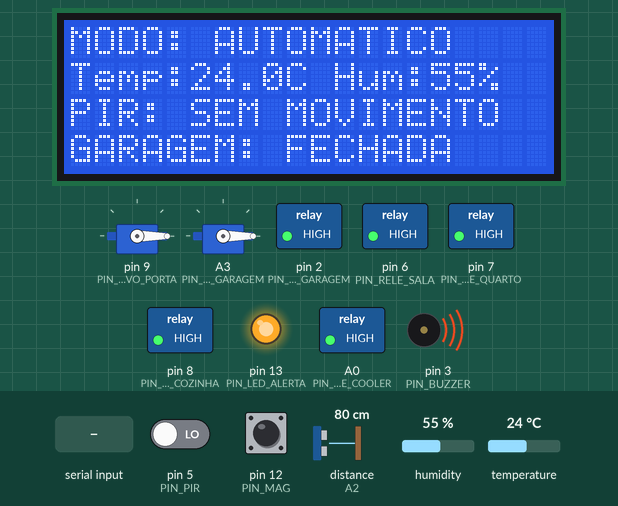
This sketch was run on a simulated Arduino Uno, built with avr-gcc and run on an emulated ATmega328P. On the bench: 2 × servo, 20×4 character LCD, switched loads named in the sketch (green lamp = pin HIGH), output pins drawn as LEDs (lit = HIGH), buzzer (waves = sounding, pin HIGH). Wiring (inferred from the names in the program): ultrasonic range finder: trigger A1; echo A2. The inputs (shaded band) are chosen by the test bench; at power-on: pin 5 (PIN_PIR) LOW, pin 12 (PIN_MAG) HIGH, distance to the obstacle (sensor on A2) 80 cm, humidity 55 %, temperature 24 °C. The echo pulse lasts 58.3 µs per cm; pins used as bus, display or sensor lines are not drawn; what the sketch prints to the serial monitor is not drawn.

Above: at 3.3 s.
3.4 s: pin 5 (PIN_PIR) driven HIGH
At 4.2 s:
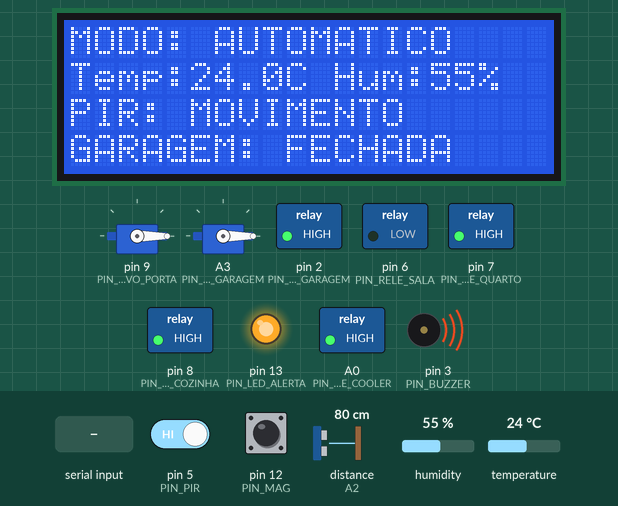
5.2 s: "MANUAL\n" received over the second serial link
At 6.8 s:
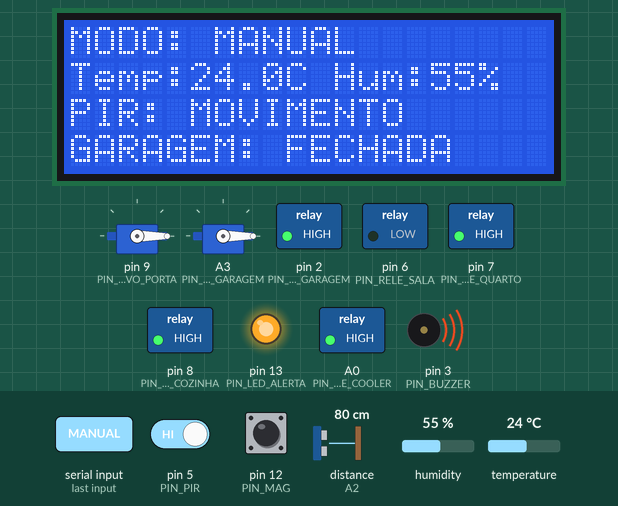
7.1 s: pin 5 (PIN_PIR) driven LOW
At 8.1 s:
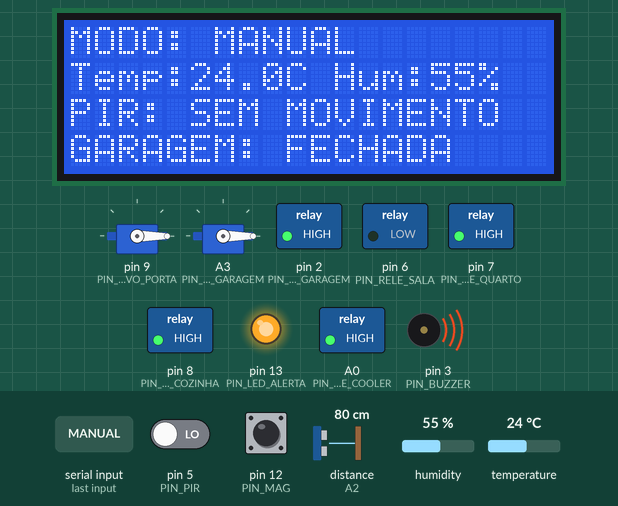
8.7 s: "ALARME_OFF\n" received over the second serial link
At 9.5 s:
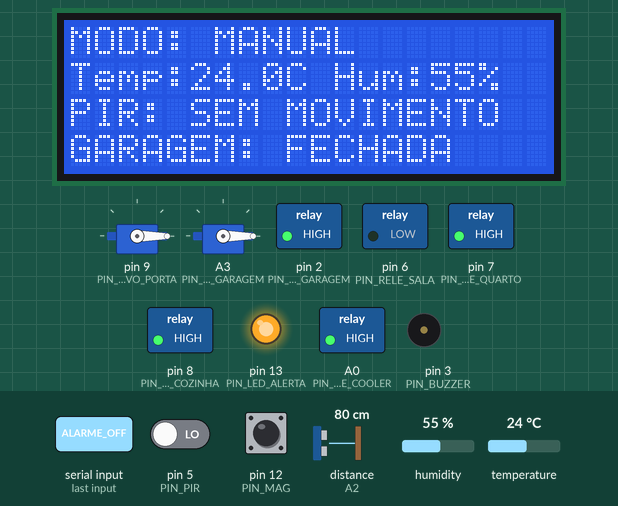
10.2 s: pin 12 (PIN_MAG) pulled LOW for 0.15 s
At 11.2 s:
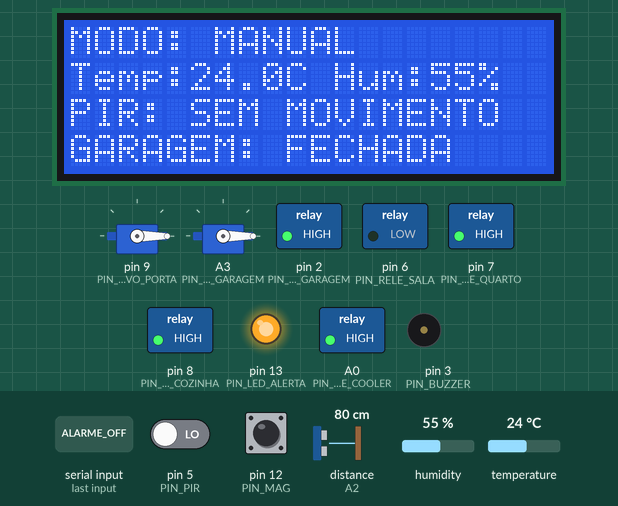
11.8 s: "AUTO\n" received over the second serial link
At 13.2 s:
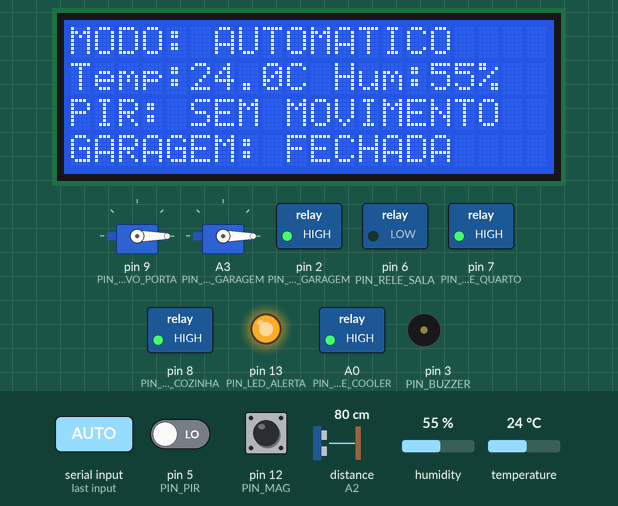
Timing chart, 0 to 16.7 s (numbered marks = the images above; inputs shaded):
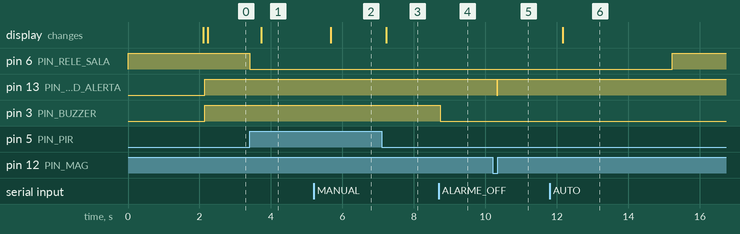

The sketch:

casa_inteligente_corrigido.ino
```cpp
#include <SoftwareSerial.h>
#include <Wire.h>
#include <LiquidCrystal_I2C.h>
#include <DHT.h>
#include <Servo.h>

// ======================================================
// COMUNICAÇÃO COM ESP8266
// ======================================================
// Arduino D11 = RX  <- ESP GPIO1 (TX) (via conversor de nível)
// Arduino D10 = TX  -> ESP GPIO3 (RX) (via conversor de nível)
// GND do Arduino e do ESP em comum
// ======================================================
SoftwareSerial espSerial(11, 10);

// ======================================================
// LCD I2C
// ======================================================
LiquidCrystal_I2C lcd(0x27, 20, 4);

// ======================================================
// DHT11
// ======================================================
#define PIN_DHT 4
#define DHTTYPE DHT11
DHT dht(PIN_DHT, DHTTYPE);

// ======================================================
// SENSORES
// ======================================================
#define PIN_PIR 5
#define PIN_MAG 12          // Sensor magnético da porta (HIGH = aberta)

// ======================================================
// RELÉS (ativos em LOW) E SAÍDAS
// ======================================================
#define PIN_RELE_GARAGEM 2
#define PIN_BUZZER 3
#define PIN_LED_ALERTA 13
#define PIN_RELE_SALA 6
#define PIN_RELE_QUARTO 7
#define PIN_RELE_COZINHA 8
#define PIN_RELE_COOLER A0

// ======================================================
// SERVOS
// ======================================================
#define PIN_SERVO_PORTA 9
#define PIN_SERVO_GARAGEM A3
Servo servoPorta;
Servo servoGaragem;

// ======================================================
// HC-SR04
// ======================================================
#define PIN_TRIG A1
#define PIN_ECHO A2

// ======================================================
// CONSTANTES
// ======================================================
const float DISTANCIA_ALERTA = 50.0;          // cm
const float TEMP_LIGA_COOLER = 28.0;          // liga em >= 28
const float TEMP_DESLIGA_COOLER = 27.0;       // desliga em <= 27 (histerese)
const unsigned long TEMPO_LUZ_SALA = 10000;   // luz fica 10 s após o último movimento
const unsigned long TEMPO_PRESENCA_SIRENE = 5000;  // objeto próximo por 5 s liga o buzzer
const unsigned long TEMPO_AUTORIZ_GARAGEM = 15000; // se a garagem não abrir, cancela
const unsigned long TEMPO_AUTORIZ_PORTA = 30000;
const unsigned long TEMPO_FECHAR_PORTA = 10000;

const unsigned long INTERVALO_DHT = 2000;
const unsigned long INTERVALO_DIST = 100;
const unsigned long INTERVALO_LCD = 500;
const unsigned long INTERVALO_ENVIO = 2000;

// ======================================================
// VARIÁVEIS
// ======================================================
float temperatura = NAN;
float humidade = NAN;
float distanciaGaragem = 999;

bool modoManual = false;
bool alarmeAtivo = true;          // ALARME_OFF silencia o buzzer (o LED continua)
bool coolerLigado = false;

// Garagem
bool garagemAberta = false;               // informado pelo ESP
bool aberturaGaragemAutorizada = false;
unsigned long tempoAutorizacao = 0;

// Porta principal
bool portaAutorizada = false;
bool portaFechando = false;
unsigned long tempoAutorizPorta = 0;
unsigned long tempoFechoPorta = 0;

// Luz da sala (PIR)
unsigned long ultimoMovimento = 0;
bool salaLigadaPorPIR = false;

// Presença perto da garagem
bool objetoPresente = false;
unsigned long inicioPresenca = 0;

// Temporizadores
unsigned long tDHT = 0, tDist = 0, tLCD = 0, tEnvio = 0;

// Buffer de comandos recebidos do ESP
char bufferCmd[40];
uint8_t idxCmd = 0;

// ======================================================
// SETUP
// ======================================================
void setup() {
  Serial.begin(9600);
  espSerial.begin(9600);

  pinMode(PIN_PIR, INPUT);
  pinMode(PIN_MAG, INPUT_PULLUP);
  pinMode(PIN_TRIG, OUTPUT);
  pinMode(PIN_ECHO, INPUT);

  // Relés: escreve HIGH ANTES do pinMode para não estalar no boot
  digitalWrite(PIN_RELE_GARAGEM, HIGH);
  digitalWrite(PIN_RELE_SALA, HIGH);
  digitalWrite(PIN_RELE_QUARTO, HIGH);
  digitalWrite(PIN_RELE_COZINHA, HIGH);
  digitalWrite(PIN_RELE_COOLER, HIGH);
  pinMode(PIN_RELE_GARAGEM, OUTPUT);
  pinMode(PIN_RELE_SALA, OUTPUT);
  pinMode(PIN_RELE_QUARTO, OUTPUT);
  pinMode(PIN_RELE_COZINHA, OUTPUT);
  pinMode(PIN_RELE_COOLER, OUTPUT);

  digitalWrite(PIN_BUZZER, LOW);
  digitalWrite(PIN_LED_ALERTA, LOW);
  pinMode(PIN_BUZZER, OUTPUT);
  pinMode(PIN_LED_ALERTA, OUTPUT);

  servoPorta.attach(PIN_SERVO_PORTA);
  servoPorta.write(0);
  servoGaragem.attach(PIN_SERVO_GARAGEM);
  servoGaragem.write(0);

  dht.begin();

  Wire.begin();
  lcd.init();
  lcd.backlight();
  lcdLinha(0, " CASA INTELIGENTE");
  lcdLinha(1, " Arduino + ESP");
  delay(2000);
  lcd.clear();

  espSerial.println("ARDUINO_PRONTO");
}

// ======================================================
// LOOP PRINCIPAL
// ======================================================
void loop() {
  receberESP();
  lerSensores();
  sistemaAutomatico();
  sistemaGaragem();
  sistemaSeguranca();
  atualizarLCD();
  enviarDados();
}

// ======================================================
// RECEBER COMANDOS DO ESP (sem bloquear o loop)
// ======================================================
void receberESP() {
  while (espSerial.available()) {
    char c = (char)espSerial.read();
    if (c == '\r') continue;

    if (c == '\n') {
      bufferCmd[idxCmd] = '\0';
      if (idxCmd > 0) processarComando(bufferCmd);
      idxCmd = 0;
    } else if (idxCmd < sizeof(bufferCmd) - 1) {
      bufferCmd[idxCmd++] = c;
    } else {
      idxCmd = 0;  // linha longa demais: descarta
    }
  }
}

void processarComando(const char* cmd) {
  Serial.print(F("ESP -> "));
  Serial.println(cmd);

  // Modo
  if (!strcmp(cmd, "AUTO")) modoManual = false;
  if (!strcmp(cmd, "MANUAL")) modoManual = true;

  // Alarme sonoro
  if (!strcmp(cmd, "ALARME_ON")) alarmeAtivo = true;
  if (!strcmp(cmd, "ALARME_OFF")) alarmeAtivo = false;

  // Luzes e cooler (só no modo manual)
  if (modoManual) {
    if (!strcmp(cmd, "LIGA_SALA")) digitalWrite(PIN_RELE_SALA, LOW);
    if (!strcmp(cmd, "DESLIGA_SALA")) digitalWrite(PIN_RELE_SALA, HIGH);
    if (!strcmp(cmd, "LIGA_QUARTO")) digitalWrite(PIN_RELE_QUARTO, LOW);
    if (!strcmp(cmd, "DESLIGA_QUARTO")) digitalWrite(PIN_RELE_QUARTO, HIGH);
    if (!strcmp(cmd, "LIGA_COZINHA")) digitalWrite(PIN_RELE_COZINHA, LOW);
    if (!strcmp(cmd, "DESLIGA_COZINHA")) digitalWrite(PIN_RELE_COZINHA, HIGH);
    if (!strcmp(cmd, "LIGA_COOLER")) {
      digitalWrite(PIN_RELE_COOLER, LOW);
      coolerLigado = true;
    }
    if (!strcmp(cmd, "DESLIGA_COOLER")) {
      digitalWrite(PIN_RELE_COOLER, HIGH);
      coolerLigado = false;
    }
  }

  // Porta principal
  if (!strcmp(cmd, "ABRIR_PORTA")) {
    portaAutorizada = true;
    portaFechando = false;
    tempoAutorizPorta = millis();
    servoPorta.write(90);
  }
  if (!strcmp(cmd, "FECHAR_PORTA")) {
    servoPorta.write(0);
    portaFechando = true;           // autorização cai quando a porta fechar
    tempoFechoPorta = millis();
  }

  // Garagem
  if (!strcmp(cmd, "ABRIR_GARAGEM")) {
    aberturaGaragemAutorizada = true;
    tempoAutorizacao = millis();
    servoGaragem.write(90);
  }
  if (!strcmp(cmd, "FECHAR_GARAGEM")) {
    servoGaragem.write(0);
    // A autorização só cai quando o sensor confirmar GARAGEM_FECHADA
  }

  // Sensor magnético da garagem (ligado ao ESP)
  if (!strcmp(cmd, "GARAGEM_ABERTA")) garagemAberta = true;
  if (!strcmp(cmd, "GARAGEM_FECHADA")) {
    // O ESP reenvia o estado a cada 3 s: só cancela a autorização
    // quando a garagem estava aberta e acabou de fechar.
    if (garagemAberta) aberturaGaragemAutorizada = false;
    garagemAberta = false;
  }
}

// ======================================================
// LER SENSORES (cada um no seu ritmo)
// ======================================================
void lerSensores() {
  unsigned long agora = millis();

  if (agora - tDHT >= INTERVALO_DHT) {
    tDHT = agora;
    temperatura = dht.readTemperature();
    humidade = dht.readHumidity();
  }

  if (agora - tDist >= INTERVALO_DIST) {
    tDist = agora;
    distanciaGaragem = medirDistancia();
  }
}

float medirDistancia() {
  digitalWrite(PIN_TRIG, LOW);
  delayMicroseconds(2);
  digitalWrite(PIN_TRIG, HIGH);
  delayMicroseconds(10);
  digitalWrite(PIN_TRIG, LOW);

  long duracao = pulseIn(PIN_ECHO, HIGH, 30000);
  if (duracao == 0) return 999;
  return duracao * 0.0343 / 2.0;
}

// ======================================================
// SISTEMA AUTOMÁTICO
// ======================================================
void sistemaAutomatico() {
  if (modoManual) return;

  // Cooler com histerese
  if (!isnan(temperatura)) {
    if (temperatura >= TEMP_LIGA_COOLER) coolerLigado = true;
    else if (temperatura <= TEMP_DESLIGA_COOLER) coolerLigado = false;
    digitalWrite(PIN_RELE_COOLER, coolerLigado ? LOW : HIGH);
  }

  // Luz da sala por PIR, com tempo de espera
  if (digitalRead(PIN_PIR) == HIGH) {
    ultimoMovimento = millis();
    salaLigadaPorPIR = true;
  } else if (salaLigadaPorPIR && millis() - ultimoMovimento > TEMPO_LUZ_SALA) {
    salaLigadaPorPIR = false;
  }
  digitalWrite(PIN_RELE_SALA, salaLigadaPorPIR ? LOW : HIGH);
}

// ======================================================
// SISTEMA DA GARAGEM
// ======================================================
void sistemaGaragem() {
  // Lâmpada acende com a garagem aberta
  digitalWrite(PIN_RELE_GARAGEM, garagemAberta ? LOW : HIGH);

  // Se mandou abrir e a garagem não abriu, cancela a autorização
  if (aberturaGaragemAutorizada && !garagemAberta &&
      millis() - tempoAutorizacao > TEMPO_AUTORIZ_GARAGEM) {
    aberturaGaragemAutorizada = false;
  }
}

// ======================================================
// SISTEMA DE SEGURANÇA
// ======================================================
void sistemaSeguranca() {
  unsigned long agora = millis();
  bool portaAberta = (digitalRead(PIN_MAG) == HIGH);

  // Autorização da porta termina quando ela fecha (ou após o tempo limite)
  if (portaFechando && (!portaAberta || agora - tempoFechoPorta > TEMPO_FECHAR_PORTA)) {
    portaAutorizada = false;
    portaFechando = false;
  }
  if (portaAutorizada && !portaFechando && !portaAberta &&
      agora - tempoAutorizPorta > TEMPO_AUTORIZ_PORTA) {
    portaAutorizada = false;
  }

  bool alertaPorta = portaAberta && !portaAutorizada;
  bool alertaGaragem = garagemAberta && !aberturaGaragemAutorizada;
  bool objetoProximo = (distanciaGaragem <= DISTANCIA_ALERTA);

  // Presença contínua perto da garagem
  if (objetoProximo) {
    if (!objetoPresente) {
      objetoPresente = true;
      inicioPresenca = agora;
    }
  } else {
    objetoPresente = false;
  }
  bool presencia = objetoPresente && (agora - inicioPresenca >= TEMPO_PRESENCA_SIRENE);

  // LED: qualquer alerta. Buzzer: só alertas graves e se o alarme estiver ativo.
  bool led = alertaPorta || alertaGaragem || objetoProximo;
  bool sirene = alertaPorta || alertaGaragem || presencia;

  digitalWrite(PIN_LED_ALERTA, led ? HIGH : LOW);
  digitalWrite(PIN_BUZZER, (sirene && alarmeAtivo) ? HIGH : LOW);
}

// ======================================================
// LCD (linhas sempre preenchidas com 20 colunas)
// ======================================================
void lcdLinha(uint8_t linha, const char* texto) {
  char buf[21];
  snprintf(buf, sizeof(buf), "%-20s", texto);
  lcd.setCursor(0, linha);
  lcd.print(buf);
}

void atualizarLCD() {
  if (millis() - tLCD < INTERVALO_LCD) return;
  tLCD = millis();

  char linha[24];
  char t[8], h[8];

  lcdLinha(0, modoManual ? "MODO: MANUAL" : "MODO: AUTOMATICO");

  if (isnan(temperatura)) strcpy(t, "--");
  else dtostrf(temperatura, 4, 1, t);
  if (isnan(humidade)) strcpy(h, "--");
  else dtostrf(humidade, 2, 0, h);
  snprintf(linha, sizeof(linha), "Temp:%sC Hum:%s%%", t, h);
  lcdLinha(1, linha);

  lcdLinha(2, digitalRead(PIN_PIR) ? "PIR: MOVIMENTO" : "PIR: SEM MOVIMENTO");
  lcdLinha(3, garagemAberta ? "GARAGEM: ABERTA" : "GARAGEM: FECHADA");
}

// ======================================================
// ENVIAR DADOS PARA O ESP
// ======================================================
void enviarDados() {
  if (millis() - tEnvio < INTERVALO_ENVIO) return;
  tEnvio = millis();

  espSerial.print(F("TEMP="));
  if (isnan(temperatura)) espSerial.print(F("NAN"));
  else espSerial.print(temperatura, 1);

  espSerial.print(F(";HUM="));
  if (isnan(humidade)) espSerial.print(F("NAN"));
  else espSerial.print(humidade, 0);

  espSerial.print(F(";PIR="));
  espSerial.print(digitalRead(PIN_PIR));

  espSerial.print(F(";PORTA="));
  espSerial.print(digitalRead(PIN_MAG));

  espSerial.print(F(";GARAGEM="));
  espSerial.print(garagemAberta ? 1 : 0);

  espSerial.print(F(";DIST="));
  espSerial.print(distanciaGaragem, 1);

  espSerial.print(F(";MODO="));
  espSerial.print(modoManual ? F("MANUAL") : F("AUTO"));

  espSerial.print(F(";ALARME="));
  espSerial.println(alarmeAtivo ? 1 : 0);
}
```

Measured:
- after the input at 3.4 s, pin 6 (PIN_RELE_SALA): HIGH → LOW at once; the display: changes after 0.33 s (image 1)
- after the input at 5.2 s, the display: changes after 0.47 s (image 2)
- after the input at 7.1 s, the display: changes after 0.13 s (image 3)
- after the input at 8.7 s, pin 3 (PIN_BUZZER): HIGH → LOW at once
- after the input at 10.2 s, pin 13 (PIN_LED_ALERTA): HIGH → LOW after 0.11 s, → HIGH 0.04 s later
- after the input at 11.8 s, pin 6 (PIN_RELE_SALA): LOW → HIGH after 3.4 s; the display: changes after 0.37 s (image 6)
